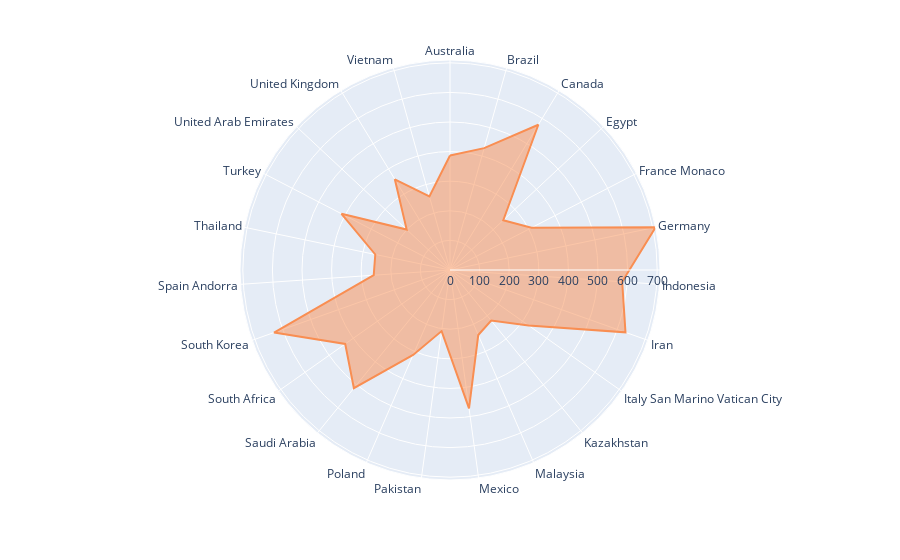

The notebook cell saved with this chart:
### Markdown cell above
## Лепестковая диаграмма

### Code cell
fig = px.line_polar(df, r='emission_2018', theta='countries', line_close=True)
fig.update_traces(fill='toself', line=dict(color=pal_spec[5]))
fig.show()

### Figure 1 — Plotly figure (JSON) as saved in the notebook; plotly's stock layout.template omitted (floating-point values rounded to 4 significant figures)
{"data": [{"fill": "toself", "hovertemplate": "emission_2018=%{r}<br>countries=%{theta}<extra></extra>", "legendgroup": "", "line": {"color": "#f98e52", "dash": "solid"}, "marker": {"symbol": "circle"}, "mode": "lines", "name": "", "r": [386.6, 427.7, 574.4, 246.3, 310.0, 709.5, 583.1, 629.3, 324.9, 220.4, 239.6, 472.1, 208.4, 312.7, 514.6, 433.2, 630.9, 258.3, 257.9, 413.0, 200.3, 358.8, 257.9, 386.6], "showlegend": false, "subplot": "polar", "theta": ["Australia", "Brazil", "Canada", "Egypt", "France Monaco", "Germany", "Indonesia", "Iran", "Italy San Marino Vatican City", "Kazakhstan", "Malaysia", "Mexico", "Pakistan", "Poland", "Saudi Arabia", "South Africa", "South Korea", "Spain Andorra", "Thailand", "Turkey", "United Arab Emirates", "United Kingdom", "Vietnam", "Australia"], "type": "scatterpolar"}], "layout": {"legend": {"tracegroupgap": 0}, "margin": {"t": 60}, "polar": {"angularaxis": {"direction": "clockwise", "rotation": 90}, "domain": {"x": [0, 1], "y": [0, 1]}}}}
